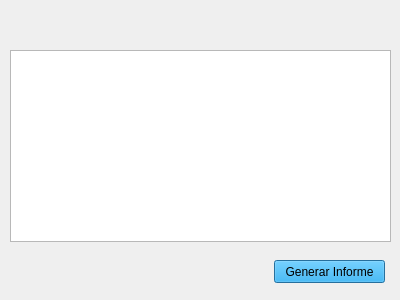
<?xml version="1.0" encoding="UTF-8"?>
<ui version="4.0">
 <class>Dialog</class>
 <widget class="QDialog" name="Dialog">
  <property name="geometry">
   <rect>
    <x>0</x>
    <y>0</y>
    <width>400</width>
    <height>300</height>
   </rect>
  </property>
  <property name="windowTitle">
   <string>Dialog</string>
  </property>
  <widget class="QListWidget" name="list_bbdd">
   <property name="geometry">
    <rect>
     <x>10</x>
     <y>50</y>
     <width>381</width>
     <height>192</height>
    </rect>
   </property>
  </widget>
  <widget class="QPushButton" name="btn_informe">
   <property name="geometry">
    <rect>
     <x>274</x>
     <y>260</y>
     <width>111</width>
     <height>23</height>
    </rect>
   </property>
   <property name="styleSheet">
    <string notr="true">background-color: rgb(0, 170, 255)</string>
   </property>
   <property name="text">
    <string>Generar Informe</string>
   </property>
  </widget>
 </widget>
 <resources/>
 <connections/>
</ui>
